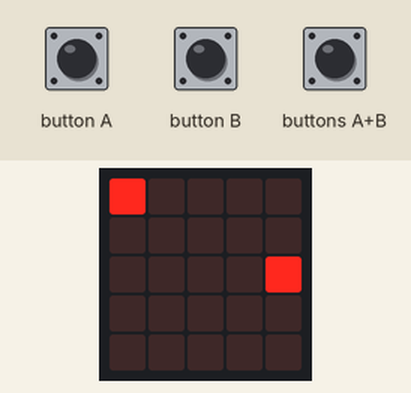
Simulated run of this program. Board: BBC micro:bit (MakeCode). Shown: the board's 5×5 LED display. The inputs (shaded band) are chosen by the test bench. Random numbers come from a fixed seed.

Above: at 1.2 s.
1.3 s: button A pressed for 0.15 s
At 2.2 s:
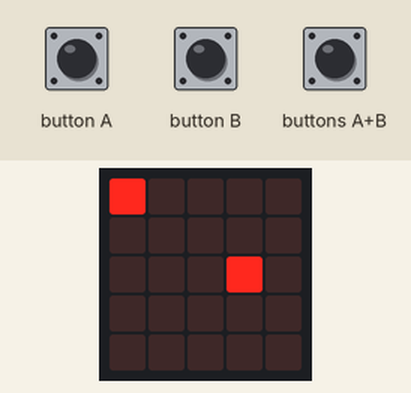
2.9 s: button A pressed for 0.15 s
At 3.4 s:
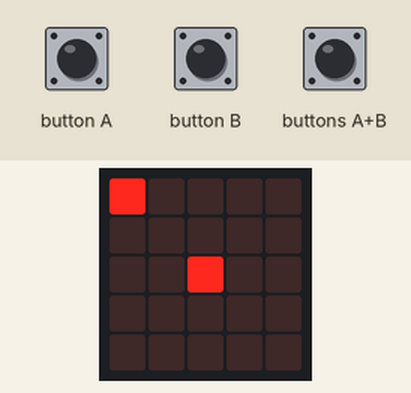
4.5 s: button A pressed for 0.15 s
At 5.8 s:
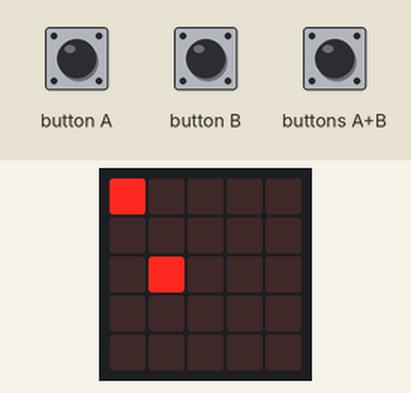
6.1 s: button A pressed for 0.15 s
At 7.1 s:
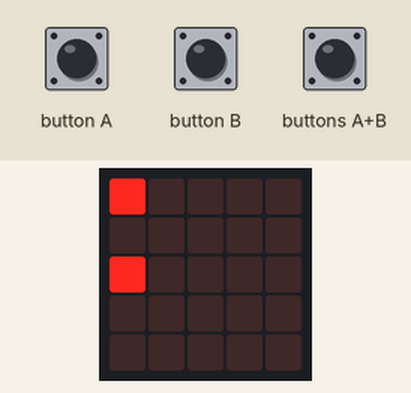
Timing chart, 0 to 8.7 s (numbered marks = the images above; inputs shaded):
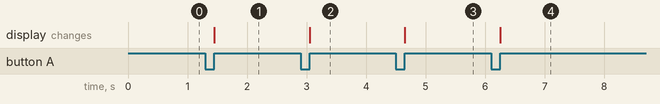

The program:

main.ts
```typescript
input.onButtonPressed(Button.A, function on_button_pressed_a() {
    sprite.move(1)
    basic.pause(200)
})
input.onButtonPressed(Button.AB, function on_button_pressed_ab() {

})
input.onButtonPressed(Button.B, function on_button_pressed_b() {
    sprite.turn(Direction.Left, 90)
})
let sprite : game.LedSprite = null
game.setScore(0)
sprite = game.createSprite(4, 2)
let apple = game.createSprite(0, -4)
basic.forever(function on_forever() {
    sprite.ifOnEdgeBounce()
})
basic.forever(function on_forever2() {

})
let lastCollisionTime = 0
basic.forever(function on_forever3() {
    if (sprite.isTouching(apple)) {
        // Check if 10 seconds have passed since the last collision
        let currentTime = input.runningTime()
        if (currentTime - lastCollisionTime >= 10000) {
            game.addScore(1)
            apple.delete()
            basic.pause(100)
            apple = game.createSprite(randint(-4, 4), randint(-4, 4))
            lastCollisionTime = currentTime
        } else {
            basic.pause(100)
            game.gameOver()
        }
    } else {
        basic.pause(100)
    }
})
```

test.ts
```typescript
// здесь помещаются тесты; они не будут скомпилированы, пока пакет используется в качестве расширения.
```

Measured:
- after the input at 1.3 s, the display: changes after 0.15 s (image 1)
- after the input at 2.9 s, the display: changes after 0.15 s (image 2)
- after the input at 4.5 s, the display: changes after 0.15 s (image 3)
- after the input at 6.1 s, the display: changes after 0.15 s (image 4)
